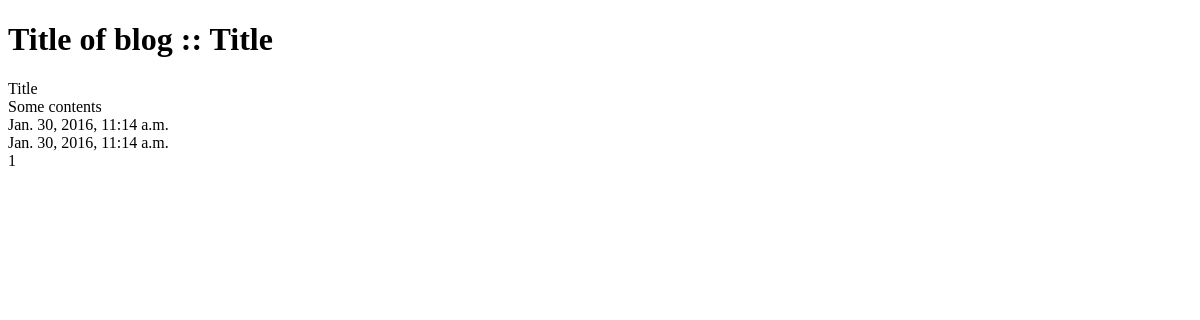
Page /posts/1/ on the earlier database version.
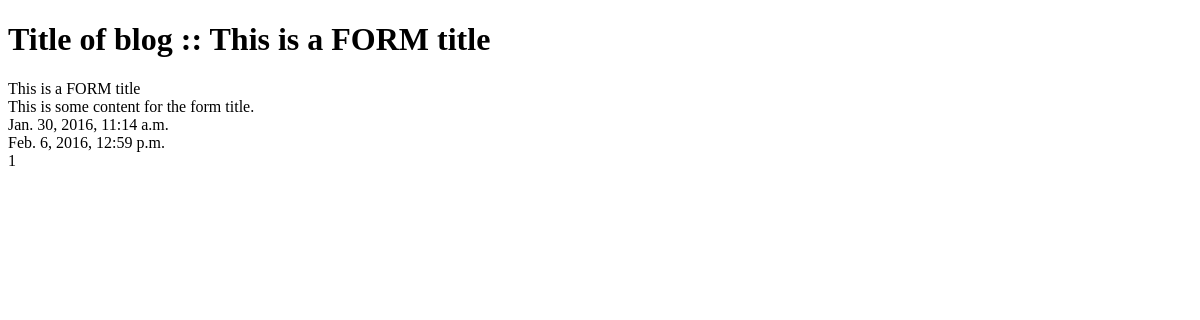
Same page on the later database version.
### posts/models.py (models this page shows, shortened)
class Post(models.Model):
    title = models.CharField(max_length=120) #max_length 120
    content = models.TextField()
    updated = models.DateTimeField(auto_now=True, auto_now_add=False)
    timestamp = models.DateTimeField(auto_now=False, auto_now_add=True)

### posts/views.py (the view)
# urls.py: url(r'^(?P<id>\d+)/$', post_detail, name='detail'),
def post_detail(request, id):
    instance = get_object_or_404(Post, id=id)
    context_data = {
            "instance_list": instance,
            "title":instance.title,
    }
    return render(request, "post_detail.html", context_data)

### templates/post_detail.html (shortened to what this page needs)
{%  extends "base.html" %}
{% block content %}
    <h1>Title of blog :: {{ title }} </h1>
        {{ instance_list.title }}<br/>
        {{ instance_list.content }}<br/>
        {{ instance_list.timestamp }}<br/>
        {{ instance_list.updated }}<br/>
        {{ instance_list.id }}<br/>
{% endblock content %}

Differences in the rows shown:
changed Post id 1: title "Title" → "This is a FORM title"; content "Some contents" → "This is some content for the form title."; updated "Jan. 30, 2016, 11:14 a.m." → "Feb. 6, 2016, 12:59 p.m."
